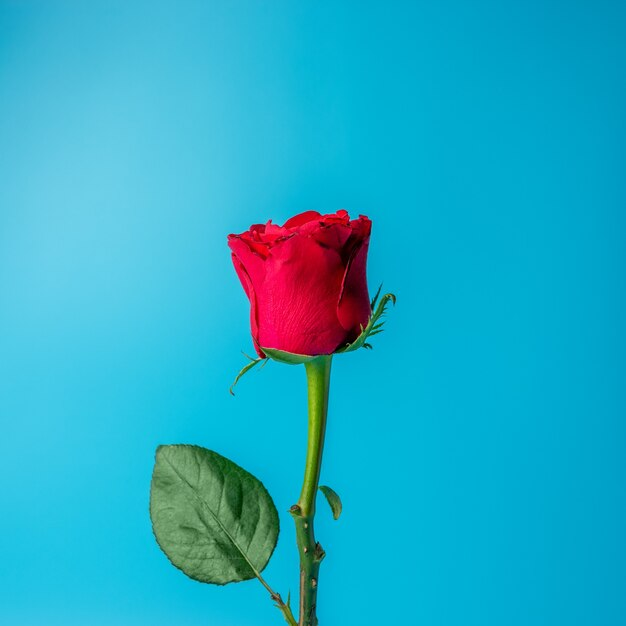
#> input picture IMAGE PROCESSING/rose.jpg, 626 x 626 px
$ python thresolding.py
#> lines starting #> are read from the running program, lines starting #| are printed output that depends on the picture; after the words box and inside, x2 and y2 are one past the last pixel; in counts of white or black regions, pixels touching at a corner belong together
import cv2
import numpy as np

# Read the grayscale image
img = cv2.imread("rose.jpg", 0)
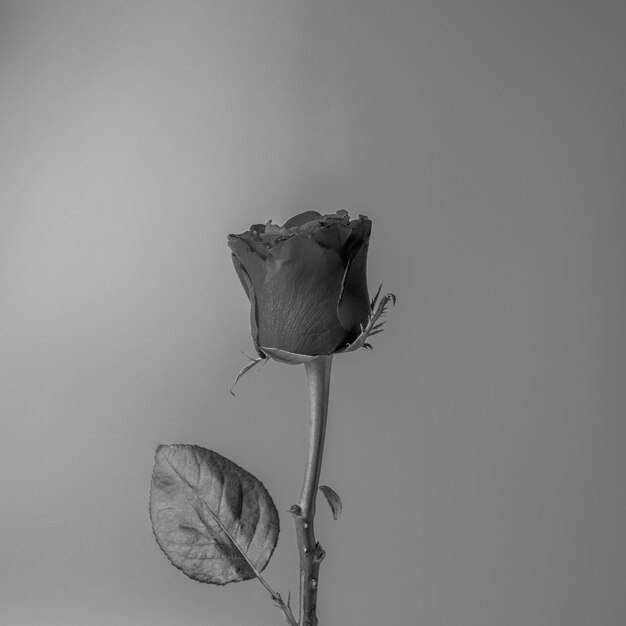
#> img: shape (626, 626); min 0, max 201, mean 134.2

# Define a function for threshold segmentation
def threshold_segmentation(img, thres):
#> called with thres = 130
    x, y = img.shape
#> x = 626; y = 626

    for i in range(x):
        for j in range(y):
            if img[i][j] <= thres:
                img[i][j] = 255
            else:
                img[i][j] = 0
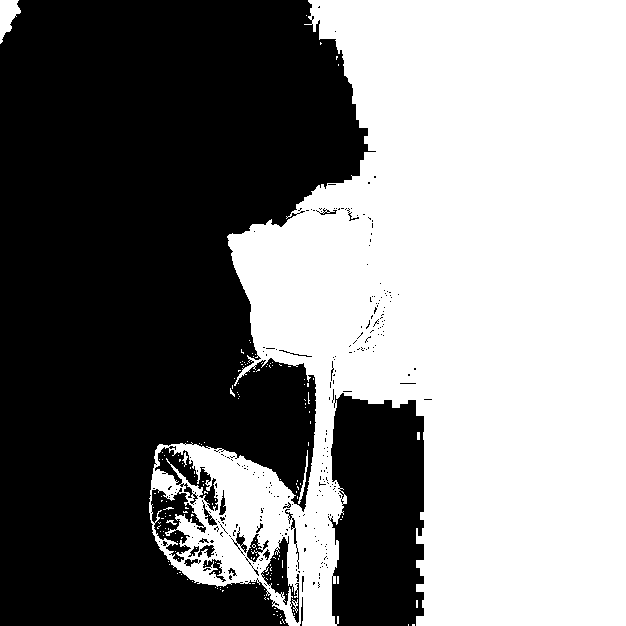
#> img: shape (626, 626); 50% white; 169 white regions (162 under 20 px), largest, box (x1, y1, x2, y2) and area: (149, 0, 626, 626) 194727, (0, 0, 21, 44) 533, (298, 450, 308, 504) 115

    cv2.imshow("Output Image", img)


# Get threshold value from user input
thres = 130

# Perform threshold segmentation and display the result
threshold_segmentation(img, thres)

# Wait for a key press and close the windows
cv2.waitKey(0)
cv2.destroyAllWindows()
